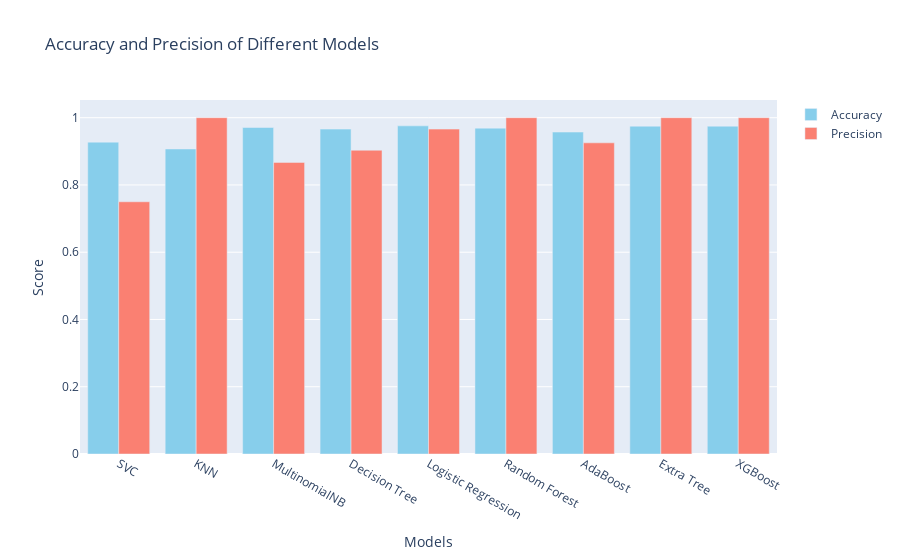

Source (notebook cell):
### Code cell
import plotly.graph_objects as go

# Define the models and their accuracies and precisions
models = ['SVC', 'KNN', 'MultinomialNB', 'Decision Tree', 'Logistic Regression', 'Random Forest', 'AdaBoost', 'Extra Tree', 'XGBoost']
accuracies = [accuracy_svc, accuracy_knc, accuracy_mnb, accuracy_dtc, accuracy_lrc, accuracy_rfc, accuracy_abc, accuracy_etc, accuracy_xgb]
precisions = [precision_svc, precision_knc, precision_mnb, precision_dtc, precision_lrc, precision_rfc, precision_abc, precision_etc, precision_xgb]

# Create the figure
fig = go.Figure()

# Add bar traces for accuracy and precision
fig.add_trace(go.Bar(
    x=models,
    y=accuracies,
    name='Accuracy',
    marker_color='skyblue'
))
fig.add_trace(go.Bar(
    x=models,
    y=precisions,
    name='Precision',
    marker_color='salmon'
))

# Update layout
fig.update_layout(
    title='Accuracy and Precision of Different Models',
    xaxis=dict(title='Models'),
    yaxis=dict(title='Score'),
    barmode='group'  # Group bars for each model
)

# Show the plot
fig.show()

### Figure 1 — Plotly figure (JSON) as saved in the notebook; plotly's stock layout.template omitted (floating-point values rounded to 4 significant figures)
{"data": [{"marker": {"color": "skyblue"}, "name": "Accuracy", "type": "bar", "x": ["SVC", "KNN", "MultinomialNB", "Decision Tree", "Logistic Regression", "Random Forest", "AdaBoost", "Extra Tree", "XGBoost"], "y": [0.9273, 0.907, 0.9709, 0.9661, 0.9758, 0.969, 0.9574, 0.9748, 0.9748]}, {"marker": {"color": "salmon"}, "name": "Precision", "type": "bar", "x": ["SVC", "KNN", "MultinomialNB", "Decision Tree", "Logistic Regression", "Random Forest", "AdaBoost", "Extra Tree", "XGBoost"], "y": [0.75, 1, 0.8671, 0.9032, 0.9661, 1, 0.9252, 1, 1]}], "layout": {"barmode": "group", "title": {"text": "Accuracy and Precision of Different Models"}, "xaxis": {"title": {"text": "Models"}}, "yaxis": {"title": {"text": "Score"}}}}
